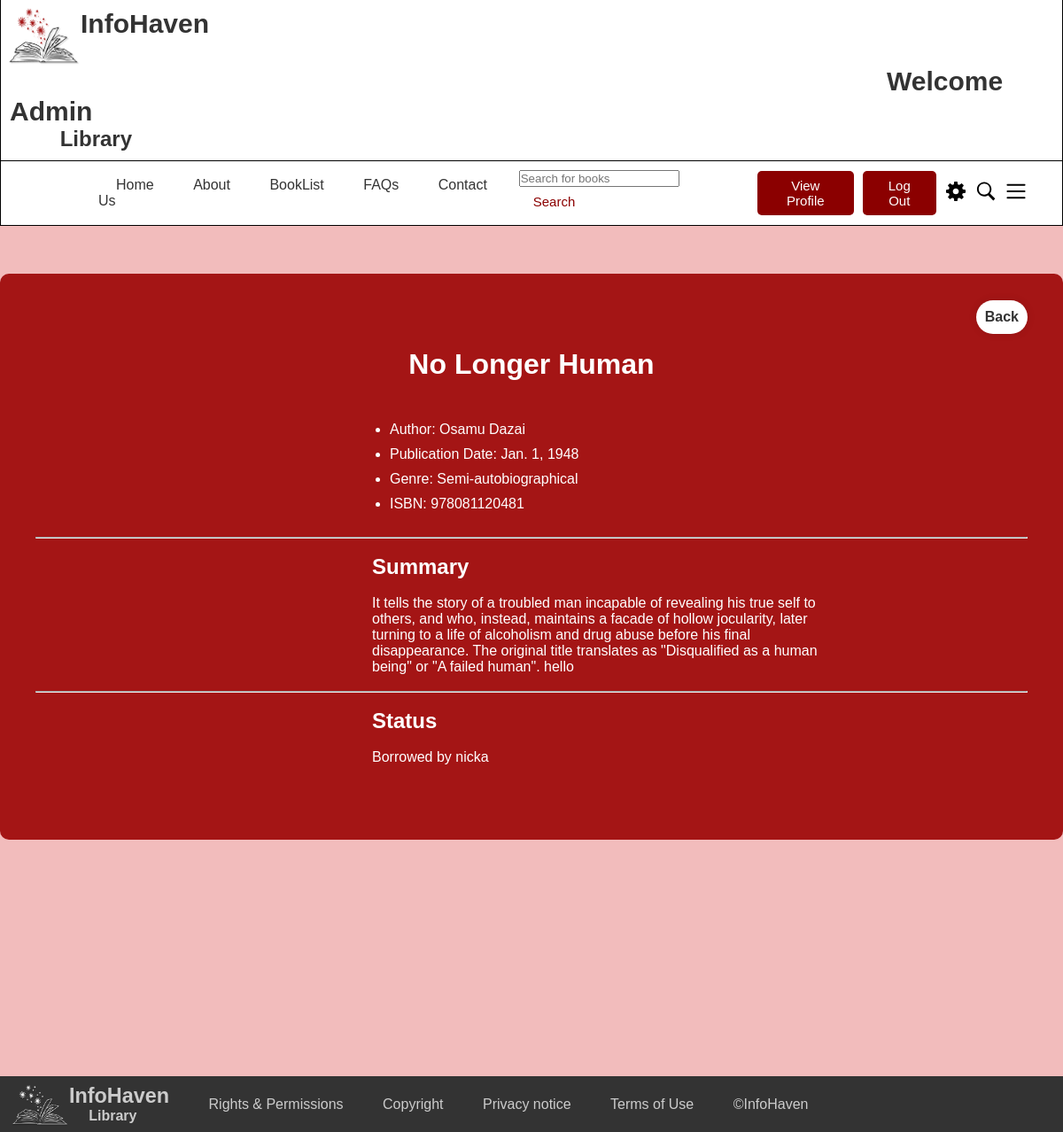
The app's page /PreviewBook.html/1/ with its own data.
### InfoHaven_App/models.py (models this page shows, shortened)
class Book(models.Model):
    book_id = models.CharField(primary_key=True, unique=True, max_length=50)
    author_id = models.CharField(max_length=50)
    title = models.CharField(max_length=255)
    summary = models.TextField(null=True, blank=True)
    author = models.CharField(max_length=255)
    publisher = models.CharField(max_length=255)
    classification = models.CharField(max_length=255)
    date_published = models.DateField()
    isbn = models.CharField(max_length=13, unique=True)
    status = models.CharField(max_length=50)
    borrower = models.CharField(max_length=50, blank=True, null=True)

### InfoHaven_App/views.py (the view)
# urls.py: path('PreviewBook.html/<str:book_id>/', views.preview_book, name='preview_book'),
def preview_book(request, book_id):
    book = get_object_or_404(Book, book_id=book_id)
    context = {
        'book_title': book.title,
        'book_author': book.author,
        'publication_date': book.date_published,
        'genre': book.classification,
        'isbn': book.isbn,
        'summary': book.summary,
        'availability': book.status,
        'status': book.status,
        'borrower': book.borrower,
    }
    return render(request, 'PreviewBook.html', context)

### templates/PreviewBook.html (shortened to what this page needs)
<!DOCTYPE html>
<html lang="en">
  <head>
      {% load static %}
      <link rel="stylesheet" href="{% static 'styles.css' %}">
  </head>
  <body>
      <header style="padding: 0;">
          <div class="bordering2">
              <img src="{% static 'logo.png' %}" alt="logo" class="logo">
              <h1 class="element" style="padding-left: 10px; padding-top: 10px; font-size: 30px;">
                  InfoHaven
                  {% if request.session.member_type == 0 %}
                      <span style="padding-left: 990px;">Welcome {{ request.session.member_fname }}</span>
                  {% else %}
                      <span style="padding-left: 990px;">Welcome Admin</span>
                  {% endif %}
              </h1>
              <h2 class="element" style="padding-left: 40px; padding-bottom: 10px;">&nbsp;&nbsp;&nbsp;&nbsp;Library</h2>
          </div>
          <nav class="bordering">
              <ul class="menu">
                  <li><a href="/Start_Logged">Home</a></li>
                  <li><a href="/About">About</a></li>
                  {% if request.session.member_type == 0 %}
                      <li><a href="/Dashboard">BookList</a></li>
                  {% else %}
                      <li><a href="/DashboardAdmin">BookList</a></li>
                  {% endif %}
                  <li><a href="#faqs">FAQs</a></li>
                  <li><a href="#contact">Contact Us</a></li>
              </ul>
              <div class="user-actions">
                <form action="{% url 'search_books' %}" method="get">
                  <input type="text" name="search_query" placeholder="Search for books">
                  <button type="submit" style="margin-right: 10px; background-color: #fff; color: darkred;
                      border: none; padding: 8px 16px; cursor: pointer; border-radius: 5px;
                      font-size: 15px;">Search</button>
              </form>
                  <a href="/profile">
                    <button id="sign-in">View Profile</button>
                  </a>
                  <a href="/Logout">
                      <button id="sign-in">Log Out</button>
                  </a>
                  <div id="settings-icon">
                    <img src="{% static 'settings.svg' %}" alt="Settings Icon" id="settings-button">
                </div>
                  <div id="search-icon">
                      <a href="/Start_Logged"><img src="{% static 'search.svg' %}" alt="Search Icon"></a>
                  </div>
                  <div id="menu-icon">
                      <img src="{% static 'menu.svg' %}" alt="Menu Icon">
                  </div>
              </div>
          </nav>
      </header>
    <main style="background-color: #F2BCBC; min-height: 120vh;">
        <br><br><br>
        <div class="dbu_wrapper">
            <a href="{% url 'Dashboard' %}" class="btn">Back</a>
            <br><br><br>
            <h1 class="title">{{ book_title }}</h1>
            <br><br>
            <ul class="book-details">
                <li>Author: {{ book_author }}</li>
                <li>Publication Date: {{ publication_date }}</li>
                <li>Genre: {{ genre }}</li>
                <li>ISBN: {{ isbn }}</li>
            </ul>
            <br><hr><br>
            <h2>Summary</h2>
            <br>
            <p class="summary">{{ summary }}</p>
            <br><hr><br>
            <h2>Status</h2>
            <br>
            <p class="summary">
            {% if status == 'Available' %}
                Available
            {% else %}
                {{ status }} by {{ borrower }}
            {% endif %}
            </p>
            <br><br><br>
        </div>
    </main>
    <footer>
      <img src="imglogo2.png" alt="Image logo" style="width: 70px; height: 55px; float: left; margin-top: -5px; margin-left: 8px;">
      <div>
          <div class="library-name">
          <h3 class="element">InfoHaven</h3><h4 class="element" style="font-size:medium;">&nbsp;&nbsp;&nbsp;&nbsp;&nbsp;Library</h4>
      </div>
          <ul class="footer-links">
              <li><a href="#">Rights & Permissions</a></li>
              <li><a href="#">Copyright</a></li>
              <li><a href="#">Privacy notice</a></li>
              <li><a href="#">Terms of Use</a></li>
              <li><a href="#">&#169;InfoHaven</a></li>
          </ul>
      </div>
  </footer>
  </body>
</html>

### static/styles.css (style rules this page uses)
body { font-family: Arial, sans-serif; margin: 0; padding: 0; }
nav { display: flex; justify-content: space-between; align-items: center; margin: 0 auto; padding: 0 20px; }
footer { background-color: #333; color: #CCC; padding: 9px 0; }
.logo { width: 90px; height: 75px; float: left; }
.element { margin: 0; padding: 0; }
.bordering { padding: 10px; border-top: none; border-right: 1px solid black; border-bottom: 1px solid black; border-left: 1px solid black; }
.bordering2 { border-top: none; border-right: 1px solid black; border-bottom: 1px solid black; border-left: 1px solid black; }
.menu { list-style-type: none; padding: 0; margin-left: 100px; }
.menu li { display: inline; margin-left: 20px; margin-right: 20px; }
.menu li a { text-decoration: none; color: #333; }
.user-actions { display: flex; align-items: center; margin-right: 20px; }
.library-name, .footer-links { display: inline-block; vertical-align: middle; margin: 0; }
.library-name { font-size: 20px; margin-right: 20px; }
.footer-links { list-style: none; padding: 0; }
.footer-links li { margin-right: 20px; display: inline; margin-left: 20px ; }
.footer-links a { color: #CCC; text-decoration: none; }
#sign-up, #sign-in { margin-right: 10px; background-color: darkred; color: #fff; border: none; padding: 8px 16px; cursor: pointer; border-radius: 5px; font-size: 15px; }
#search-icon { margin-right: 10px; cursor: pointer; }
#search-icon img { width: 24px; height: 24px; }
#menu-icon { margin-right: 10px; cursor: pointer; }
#menu-icon img { width: 24px; height: 24px; }
* { margin: 0; padding: 0; box-sizing: border-box; font-family: "Poppins", sans-serif; }
body { justify-content: center; align-items: center; min-height: 100vh; background-size: cover; background-position: center; }
header { color: #333; background-color: #fff; padding: 10px 0; }
form { margin-left: auto; margin-right: auto; text-align: left; }
.dbu_wrapper { width: 100%; margin-right: auto; margin-left: auto; background: #a41515; color: #fff; border-radius: 10px; padding: 30px 40px; min-width: 500px; }
.dbu_wrapper .btn { background: #fff; border: none; outline: none; border-radius: 40px; box-shadow: 0 0 10px rgba(0, 0, 0, .1); cursor: pointer; font-size: 16px; color: #333; font-weight: 600; padding: 10px; text-decoration: none; }

### records on screen
Book: title "No Longer Human", author "Osamu Dazai", date_published "Jan. 1, 1948", classification "Semi-autobiographical", isbn "978081120481", summary "It tells the story of a troubled man incapable of revealing his true self to others, and who, instead, maintains a facade of hollow jocularity, later turning to a life of alcoholism and drug abuse before his final disappearance. The original title translates as \"Disqualified as a human being\" or \"A failed human\". hello", status "Borrowed", borrower "nicka"
